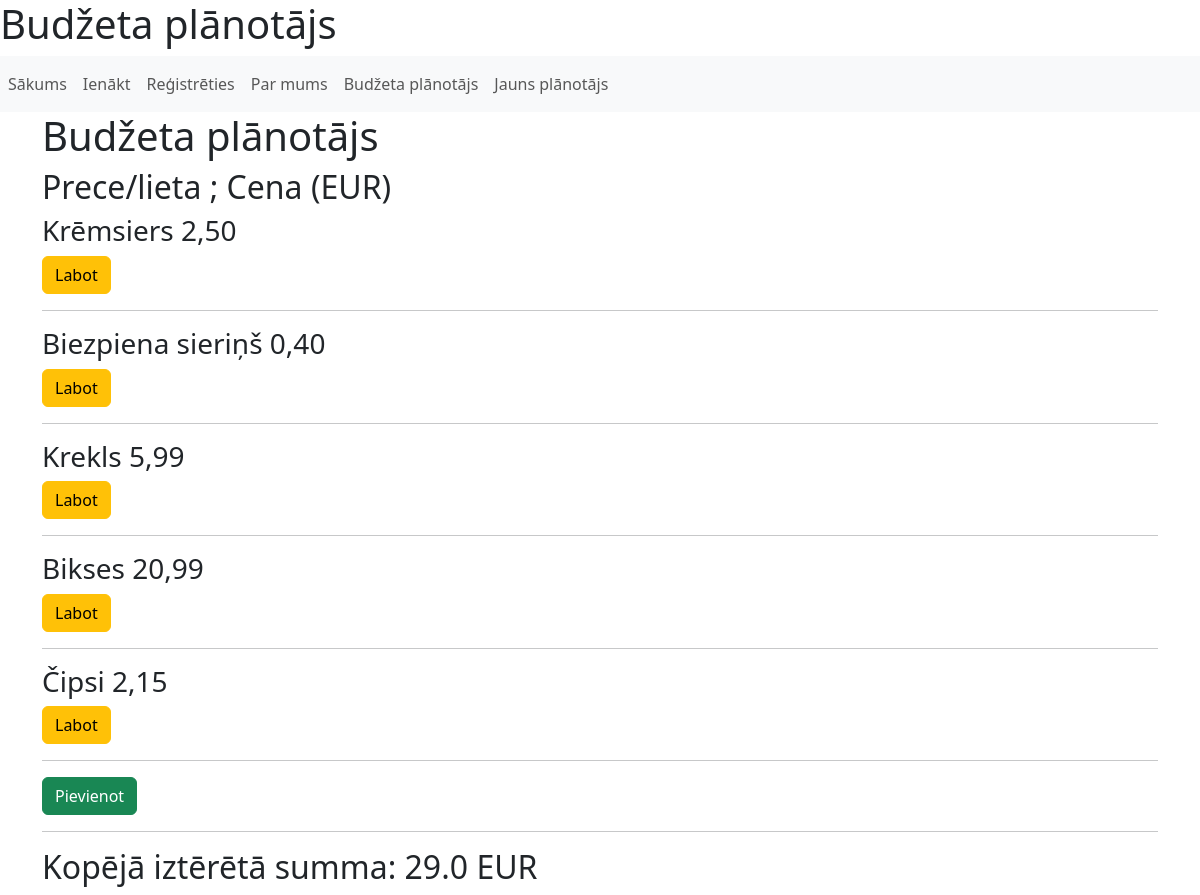
The page /budzeta_planotajs on the database as committed earlier.
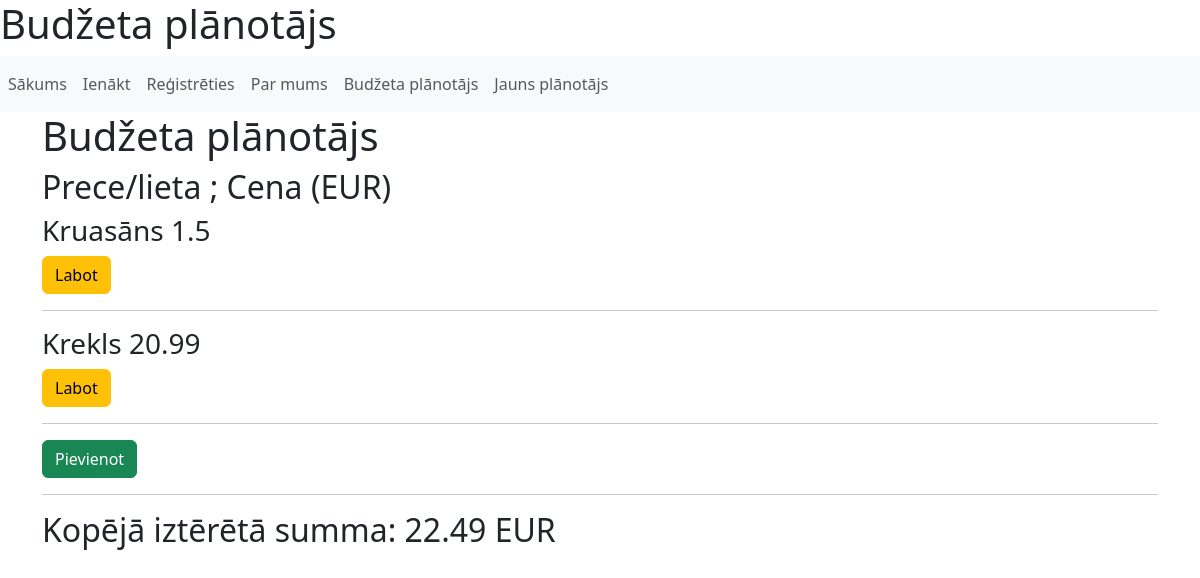
The same page on the database as committed later.
### tables this page shows
CREATE TABLE "planotajs" (
	"id"	INTEGER,
	"prece"	REAL,
	"cena"	NUMERIC,
	PRIMARY KEY("id" AUTOINCREMENT)
);

### app.py (the view)
@app.route("/budzeta_planotajs") #Tiek parādīts plānotājs (visi ieraksti no datubāzes), kā arī "cena" tiek sasummēta, lai redzētu kopējos tēriņus.
def budzeta_planotajs():
    conn = savienot()
    planotajs = conn.execute('SELECT id, prece, cena FROM planotajs').fetchall()
    summa = conn.execute("SELECT SUM(cena) FROM planotajs").fetchone()[0]
    conn.close()
    return render_template('budzeta_planotajs.html', planotajs=planotajs, summa=summa)

### app.py (called while the page is built)
def savienot():
    conn = sqlite3.connect('planotajs.db', timeout=20) #Tiek veiktw savienojums ar datubāzi, specializēti HTML.
    conn.row_factory = sqlite3.Row
    return conn

### templates/budzeta_planotajs.html (shortened to what this page needs)
{% extends "base.html" %}
{% block content %}
    <h1>{% block title %} Budžeta plānotājs {% endblock %}</h1>
    <h2> Prece/lieta  ;  Cena (EUR)</h2>
    {% for viensplanotajs in planotajs %}
        <h3> {{ viensplanotajs["prece"]}} {{ viensplanotajs["cena"]}}</h3>
        <div class="form-group">
            <button type="submit" class="btn btn-warning">
            <form action="{{ url_for('labot', id=viensplanotajs['id']) }}" method="post">Labot</button>
        </div>
        <hr>
    {% endfor %}
    <div class="form-group">
        <button type="submit" class="btn btn-success">Pievienot</button>
    </div>
    <hr>
    <h2> Kopējā iztērētā summa: {{ summa }} EUR</h2>
{% endblock %}

### templates/base.html (shortened to what this page needs)
<!DOCTYPE html>
<html lang="en">
<head>
    <link href="https://cdn.jsdelivr.net/npm/bootstrap@5.3.0-alpha1/dist/css/bootstrap.min.css" rel="stylesheet">
</head>
<body>
    <h1>Budžeta plānotājs</h1>
    <nav class="navbar navbar-expand-md navbar light bg-light">
        <ul class="navbar-nav">
            <li class="nav-item active">
                <a class="nav-link" href="/">Sākums</a>
            </li>
            <li class="nav-item active">
                <a class="nav-link" href="/ienakt">Ienākt</a>
            </li>
            <li class="nav-item active">
                <a class="nav-link" href="/registreties">Reģistrēties</a>
            <li class="nav-item active">
                <a class="nav-link" href="/par">Par mums</a>
            </li>
            <li class="nav-item active">
                <a class="nav-link" href="/budzeta_planotajs">Budžeta plānotājs</a>
            </li>
            <li class="nav-item active">
                <a class="nav-link" href="/jauns_planotajs">Jauns plānotājs</a>
            </li>
        </ul>
    </nav>
    <div class="container">
        {% block content %}{% endblock %}
    </div>
</body>
</html>

Rows that differ between the two databases and show on the page:
removed planotajs: prece "Krēmsiers", cena "2,50"
removed planotajs: prece "Bikses", cena "20,99"
removed planotajs: prece "Čipsi", cena "2,15"
changed planotajs: prece "Biezpiena sieriņš" → "Kruasāns"; cena "0,40" → "1.5"
changed planotajs "Krekls": cena "5,99" → "20.99"
Other text that changed with them:
{{ summa }}: "29.0" → "22.49"
